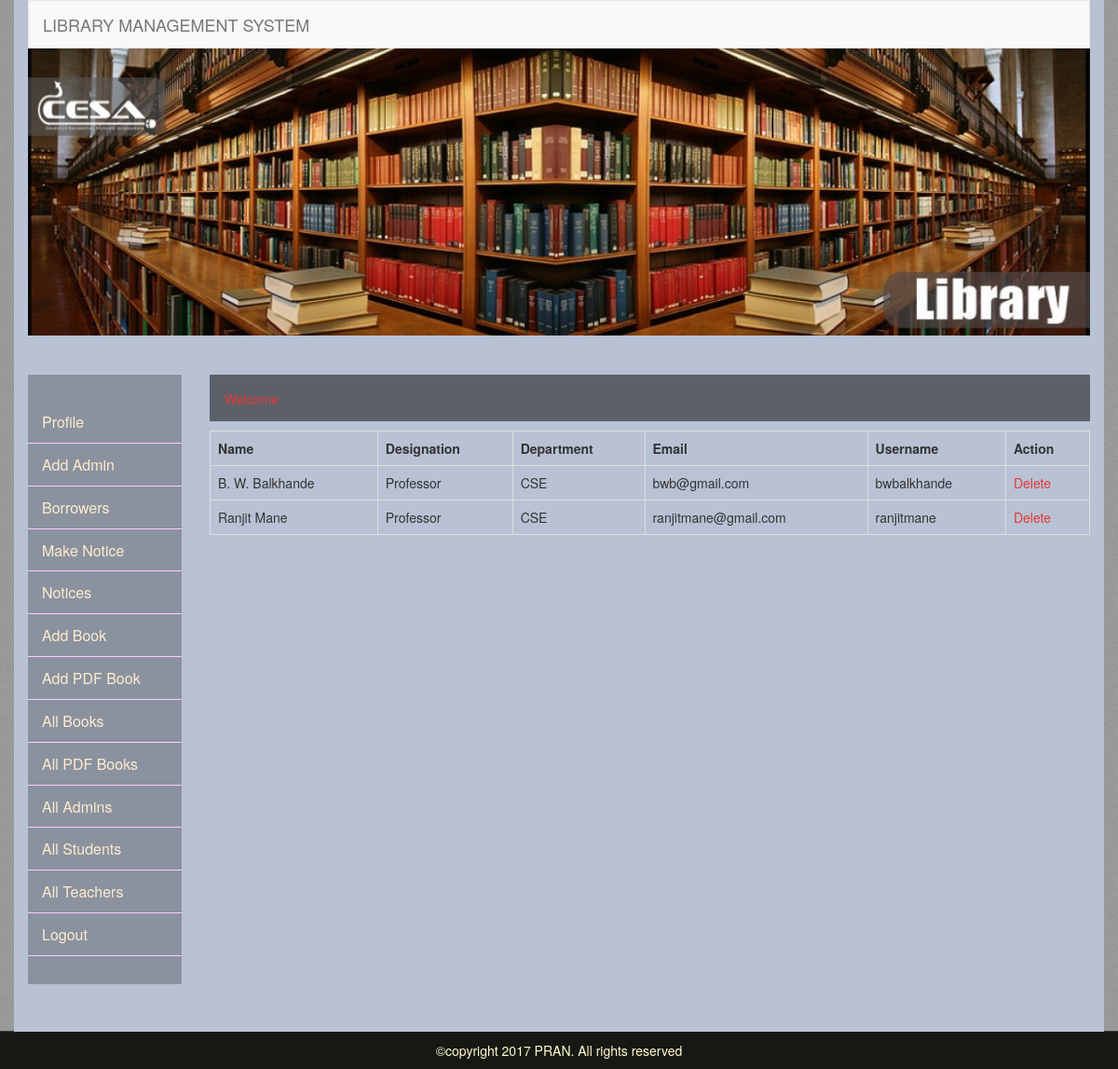
The app's page /allteachers.php with its own data.
### tables this page shows
CREATE TABLE `te_registration` (
  `id` int(11) NOT NULL,
  `name` varchar(255) NOT NULL,
  `designation` varchar(255) NOT NULL,
  `dept` varchar(255) NOT NULL,
  `email` varchar(255) NOT NULL,
  `username` varchar(255) NOT NULL,
  `password` varchar(255) NOT NULL,
  `user_role` int(11) NOT NULL DEFAULT '3'
);

### allteachers.php (the view, shortened to what this page needs)
<?php include('adminheader.php');?>
    <div class="row">
      <?php include('adminmenu.php'); ?>
      <div class="col-md-10">
        <p class="welcome">Welcome &nbsp;&nbsp;<span style="color:#2484A4;"> <?php echo $_SESSION['username']; ?>  </span></p>
            <table cellpadding="2" cellspacing="2" border="2" class="table table-bordered">
              <tr>
                <th>Name</th>
                <th>Designation</th>
                <th>Department</th>
                <th>Email</th>
                <th>Username</th>
                <th>Action</th>
              </tr>
              <?php
               require 'newcon.php';
                $data = mysqli_query($link,"SELECT id, name,designation,dept, email, username FROM te_registration");
               while($row = mysqli_fetch_array($data)) {?>
              <tr>
                <?php $id = $row['id']; ?>
                <td><?php echo  $row['name'];?></td>
                <td><?PHP echo  $row['designation']; ?></td>
                <td><?php echo  $row['dept'];?></td>
                <td><?PHP echo  $row['email']; ?></td>
                <td><?PHP echo  $row['username'];?></td>
                <td>
                  <a href="deleteteachers.php?id=<?php echo $id; ?>">Delete</a>
                </td>
              </tr>
              <?php } ?>
            </table>
      </div>
    </div>
  </div>
 <?php include('footer.php');?>

### css/mystyle.css (style rules this page uses)
a { text-decoration:none; color:#e63636; }
body { background:url(../images/body-bg.png); }
.welcome { height: 50px; background:rgba(0,0,0,0.50);padding: 16px;color: #EA3636; }

### records on screen
te_registration: name "B. W. Balkhande", designation "Professor", dept "CSE", email "bwb@gmail.com", username "bwbalkhande"
te_registration: name "Ranjit Mane", designation "Professor", dept "CSE", email "ranjitmane@gmail.com", username "ranjitmane"
